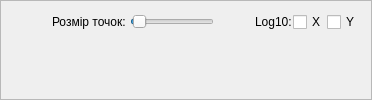
     <widget class="QFrame" name="frame">
      <property name="frameShape">
       <enum>QFrame::StyledPanel</enum>
      </property>
      <property name="frameShadow">
       <enum>QFrame::Raised</enum>
      </property>
      <layout class="QVBoxLayout" name="verticalLayout_4">
       <item>
        <layout class="QHBoxLayout" name="horizontalLayout_21">
         <property name="spacing">
          <number>1</number>
         </property>
         <property name="sizeConstraint">
          <enum>QLayout::SetMinimumSize</enum>
         </property>
         <item>
          <spacer name="horizontalSpacer_4">
           <property name="orientation">
            <enum>Qt::Horizontal</enum>
           </property>
           <property name="sizeHint" stdset="0">
            <size>
             <width>40</width>
             <height>20</height>
            </size>
           </property>
          </spacer>
         </item>
         <item>
          <widget class="QLabel" name="label_13">
           <property name="text">
            <string>Розмір точок: </string>
           </property>
          </widget>
         </item>
         <item>
          <widget class="QSlider" name="mplhorizontalSlider">
           <property name="value">
            <number>3</number>
           </property>
           <property name="orientation">
            <enum>Qt::Horizontal</enum>
           </property>
          </widget>
         </item>
         <item>
          <spacer name="horizontalSpacer_2">
           <property name="orientation">
            <enum>Qt::Horizontal</enum>
           </property>
           <property name="sizeHint" stdset="0">
            <size>
             <width>40</width>
             <height>20</height>
            </size>
           </property>
          </spacer>
         </item>
         <item>
          <widget class="QLabel" name="label_15">
           <property name="text">
            <string>Log10:</string>
           </property>
          </widget>
         </item>
         <item>
          <widget class="QCheckBox" name="xLogScale">
           <property name="text">
            <string>X</string>
           </property>
          </widget>
         </item>
         <item>
          <widget class="QCheckBox" name="yLogScale">
           <property name="text">
            <string>Y</string>
           </property>
          </widget>
         </item>
        </layout>
       </item>
       <item>
        <widget class="MplWidget" name="mpl" native="true">
         <property name="sizePolicy">
          <sizepolicy hsizetype="Minimum" vsizetype="MinimumExpanding">
           <horstretch>0</horstretch>
           <verstretch>0</verstretch>
          </sizepolicy>
         </property>
         <property name="contextMenuPolicy">
          <enum>Qt::NoContextMenu</enum>
         </property>
        </widget>
       </item>
      </layout>
     </widget>
